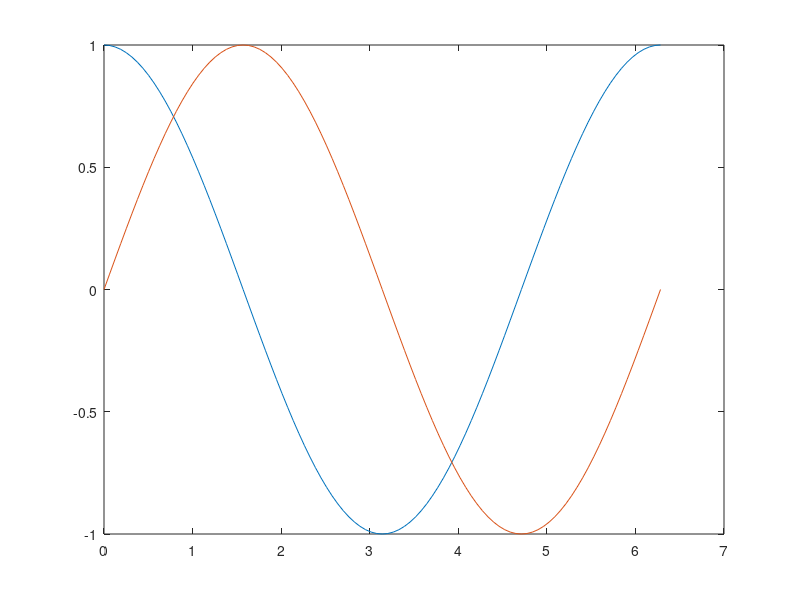

Reproduce this figure in MATLAB. (Note: this script raises an error after producing the figure.)
% Euler.m
clear all;   % Clear all variables/functions in memory
close all;   % Close any previous figure
clc;         % Clear terminal
addpath("../../start-kit-student")

pi           % pi is predefined in Matlab/Octave
1i           % Imaginary number in Matlab/Octave
graph=true;  % Logical variable

fmt=2;       % Values to test = 1,2,3
switch fmt   % Testing numerical variables 
  case 1
    fmt_string = '%d %d %d \n';
  case 2
    fmt_string = '%15.6E %15.6E %15.6E \n'; 
  case 3
    fmt_string = '%#15.6G %#15.6G %#15.6G \n';
  otherwise
    error('fmt value not recognized')
end
    
n = 101 ;   xmin = 0; xmax = 2*pi; step = (xmax-xmin)/(n-1);
for k=1:n
  x(k) = xmin + (k-1) * step;  % Compute abscissas
end

z = exp(1i*x); % Compute ordinates

f1 = fopen ('Euler.dat','w'); % Open output file
for k=1:n % Write to file
  fprintf(f1,fmt_string,x(k),real(z(k)),imag(z(k)));
end
fclose(f1); % Close output file

if graph
  plot(x,real(z),x,imag(z)); % Simple plot in graphical window
  hold on;                   % Wait for closing graphical window
end

printtable([x' real(z)' imag(z)'],'precision',3,'normalized',true)

% COMMENTS

% "Matlab/Octave output precision" should not be confused
% with the number of SIGNIFICANT DIGITS.

% To correctly manage significant digits as required in physics and engineering, use:

% (1) SCIENTIFIC NOTATION 

% fprintf (' %#w.mG ',y);  % where m   is the number of significant digits

% OR

% (2) NORMALIZED SCIENTIFIC NOTATION (always one non-zero digit before decimal point)

% fprintf (' %w.mE ',y);   % where m+1 is the number of significant digits.
% In this case, m is the "Octave/Matlab output precision",
% i.e. the number of digits after the radix (decimal point).

% In both cases (1) and (2): 
% y = real number to be printed respecting significant digit rule.
% w = integer (units of character count) = width of field to print y.
% Typing g instead of G or e instead  E in the format definition toggles
%   the exponent flag respectively in lower or upper case (e or E).

% Both above formats (1) and (2) force to print trailing zeros
% that are significant digits and are useful to perform alignment of columns of numbers.

% MANDATORY : w > m+7 because :
%
% 1 character  for the sign of y
% 1 character  for the decimal point  
% 1 character  for the exponent flag (e or E) 
% 1 character  for the exponent sign 
% 3 characters for the exponent (integer number)

% A good choice is w>m+8 to warrant at least one blank character
% between two numbers on a same line.
